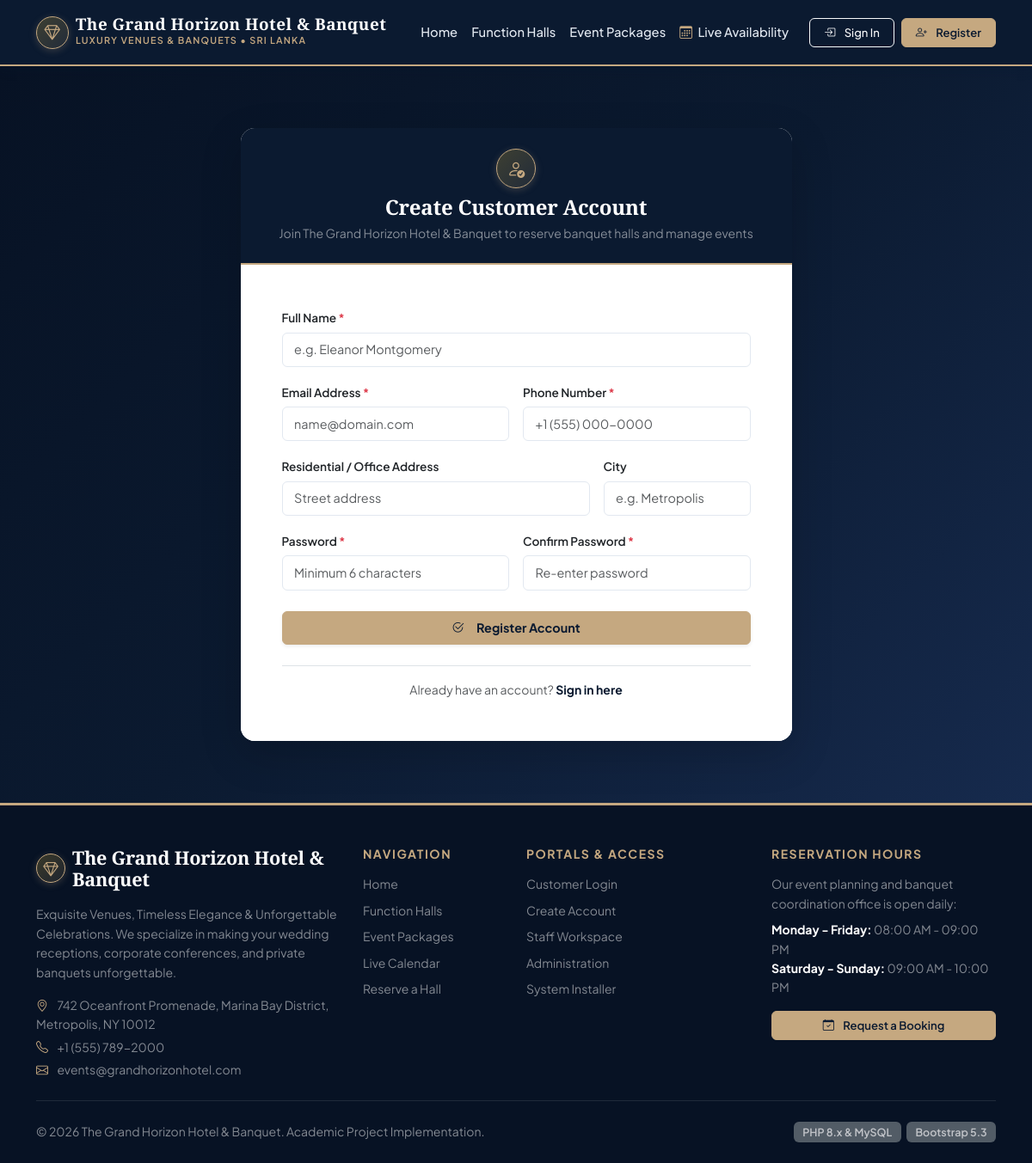
/register.php, run on the app's committed database.
### tables this page shows
CREATE TABLE `system_settings` (
    `id` INT UNSIGNED PRIMARY KEY DEFAULT 1,
    `hotel_name` VARCHAR(120) NOT NULL DEFAULT 'The Grand Horizon Hotel & Banquet',
    `hotel_tagline` VARCHAR(200) NOT NULL DEFAULT 'Exquisite Venues & Unforgettable Celebrations',
    `address` TEXT NOT NULL,
    `city_state_zip` VARCHAR(120) NOT NULL DEFAULT 'Oceanfront Avenue, Suite 100, Metropolis',
    `phone` VARCHAR(30) NOT NULL DEFAULT '+1 (555) 789-2000',
    `email` VARCHAR(100) NOT NULL DEFAULT 'events@grandhorizonhotel.com',
    `website` VARCHAR(100) NOT NULL DEFAULT 'www.grandhorizonhotel.com',
    `currency_symbol` VARCHAR(10) NOT NULL DEFAULT 'LKR',
    `tax_percentage` DECIMAL(5,2) NOT NULL DEFAULT 10.00,
    `advance_percentage` DECIMAL(5,2) NOT NULL DEFAULT 30.00,
    `cancellation_policy` TEXT NULL,
    `updated_at` TIMESTAMP DEFAULT CURRENT_TIMESTAMP ON UPDATE CURRENT_TIMESTAMP
);

### register.php (the view, shortened to what the rows shown need)
<?php
require_once __DIR__ . '/includes/functions.php';
require_once __DIR__ . '/includes/header.php';
require_once __DIR__ . '/includes/navbar.php';
?>
<div class="py-5" style="background: linear-gradient(135deg, #071224 0%, #0b1a30 50%, #162a4d 100%); min-height: 85vh;">
    <div class="container py-4">
        <div class="row justify-content-center">
            <div class="col-lg-7 col-md-9">
                <div class="card shadow-lg border-0 rounded-4 overflow-hidden">
                    <div class="card-header bg-navy text-white text-center py-4 border-bottom border-2" style="background:#0b1a30; border-color: var(--hotel-gold) !important;">
                        <span class="hotel-crest mx-auto mb-2" style="width:46px; height:46px; font-size:1.3rem;">
                            <i class="bi bi-person-check"></i>
                        </span>
                        <h4 class="luxury-heading text-white mb-1">Create Customer Account</h4>
                        <p class="text-white-50 small mb-0">Join <?= e($settings['hotel_name']) ?> to reserve banquet halls and manage events</p>
                    </div>
                </div>
            </div>
        </div>
    </div>
</div>
<?php require_once __DIR__ . '/includes/footer.php'; ?>

### includes/navbar.php (shortened to what the rows shown need)
<?php
$settings = get_system_settings();
?>
<nav class="navbar navbar-expand-lg navbar-grand sticky-top">
    <div class="container">
        <a class="navbar-brand d-flex align-items-center gap-2" href="<?= BASE_URL ?>index.php">
            <div>
                <span class="d-block text-white fw-bold lh-1 brand-title"><?= e($settings['hotel_name']) ?></span>
                <small class="brand-subtitle">Luxury Venues &amp; Banquets &bull; Sri Lanka</small>
            </div>
        </a>
    </div>
</nav>

### includes/footer.php (shortened to what the rows shown need)
<?php
$settings = get_system_settings();
?>
<footer class="bg-navy text-white pt-5 pb-4 mt-auto" style="background-color: #071224; border-top: 3px solid #c5a880;">
    <div class="container">
        <div class="row g-4">
            <div class="col-lg-4 col-md-6">
                <div class="d-flex align-items-center gap-2 mb-3">
                    <span class="hotel-crest" style="width:34px; height:34px; font-size:1.1rem;"><i class="bi bi-gem"></i></span>
                    <h5 class="luxury-heading text-white mb-0" style="font-size: 1.35rem;">
                        <?= e($settings['hotel_name']) ?>
                    </h5>
                </div>
                <p class="text-white-50 small mb-3">
                    <?= e($settings['hotel_tagline']) ?>. We specialize in making your wedding receptions, corporate conferences, and private banquets unforgettable.
                </p>
                <div class="text-white-50 small">
                    <p class="mb-1"><i class="bi bi-geo-alt text-gold me-2"></i> <?= e($settings['address']) ?>, <?= e($settings['city_state_zip']) ?></p>
                    <p class="mb-1"><i class="bi bi-telephone text-gold me-2"></i> <?= e($settings['phone']) ?></p>
                    <p class="mb-0"><i class="bi bi-envelope text-gold me-2"></i> <?= e($settings['email']) ?></p>
                </div>
            </div>
        </div>
        <div class="d-flex flex-column flex-md-row justify-content-between align-items-center small text-white-50">
            <div>
                &copy; <?= date('Y') ?> <?= e($settings['hotel_name']) ?>. Academic Project Implementation.
            </div>
            <div class="mt-2 mt-md-0">
                <span class="badge bg-secondary opacity-75">PHP 8.x & MySQL</span>
                <span class="badge bg-secondary opacity-75 ms-1">Bootstrap 5.3</span>
            </div>
        </div>
    </div>
</footer>
</body>
</html>

### data on the page
system_settings: hotel_name "The Grand Horizon Hotel & Banquet", hotel_tagline "Exquisite Venues, Timeless Elegance & Unforgettable Celebrations", address "742 Oceanfront Promenade, Marina Bay District", city_state_zip "Metropolis, NY 10012", phone "+1 (555) 789-2000", email "events@grandhorizonhotel.com"
